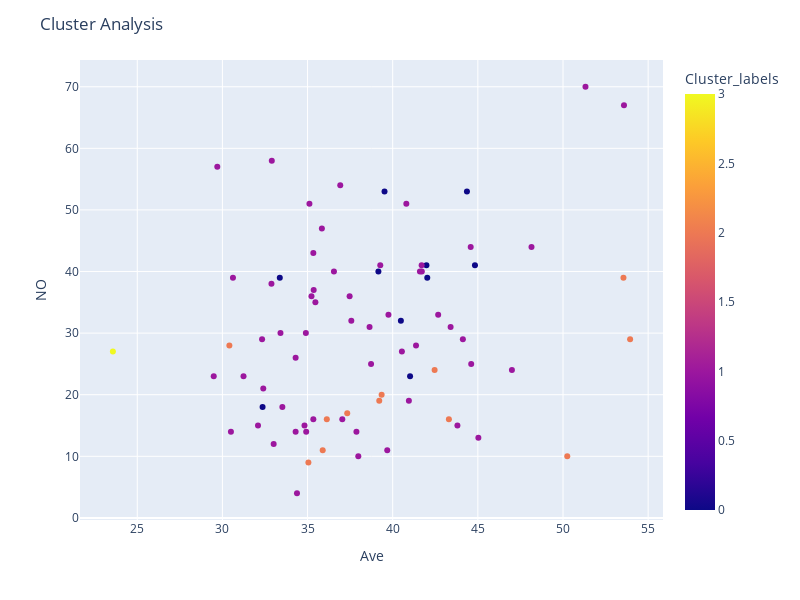
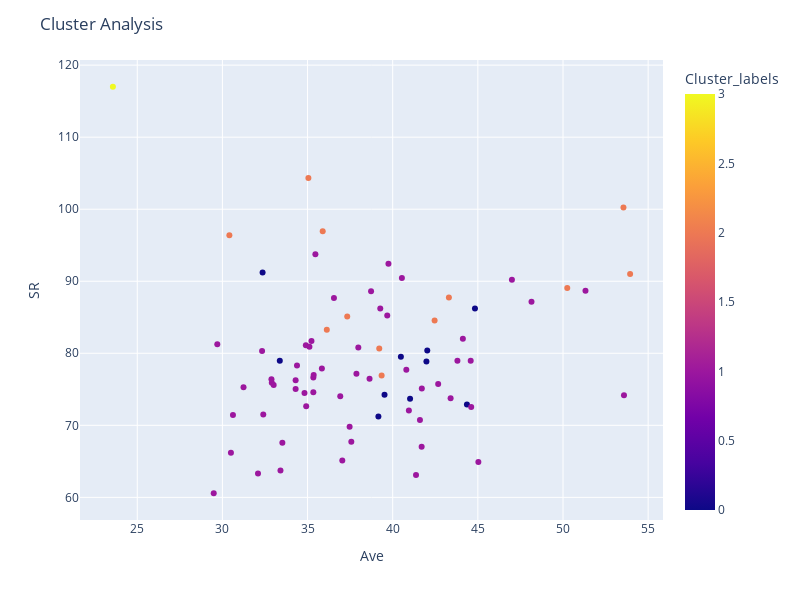
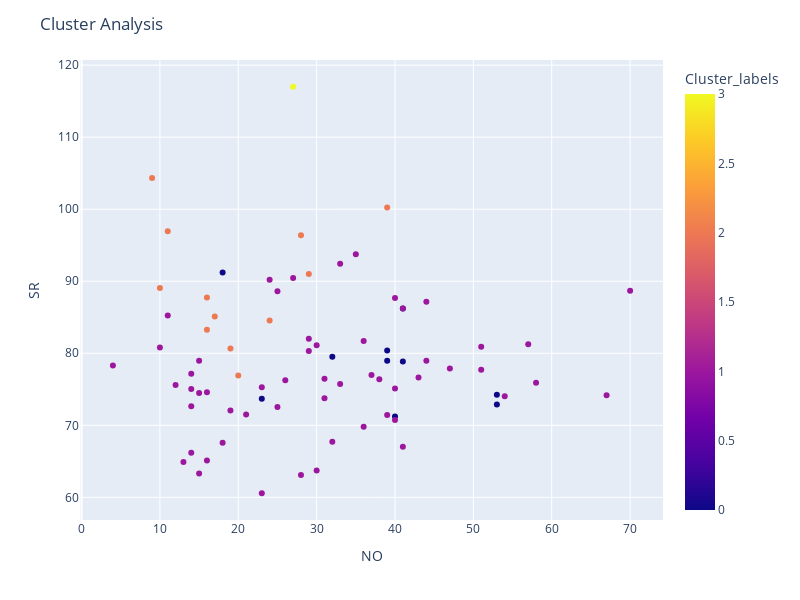

The code cell stored with these charts, in order, in its notebook:
### Code cell
import plotly.express as px

fig = px.scatter(df_hc, x='Ave', y='NO', color='Cluster_labels', color_discrete_sequence=px.colors.qualitative.Set1)
fig.update_layout(height=600, width=800, title='Cluster Analysis', showlegend=True)
fig.show()

fig = px.scatter(df_hc, x='Ave', y='SR', color='Cluster_labels', color_discrete_sequence=px.colors.qualitative.Set1)
fig.update_layout(height=600, width=800, title='Cluster Analysis', showlegend=True)
fig.show()

fig = px.scatter(df_hc, x='NO', y='SR', color='Cluster_labels', color_discrete_sequence=px.colors.qualitative.Set1)
fig.update_layout(height=600, width=800, title='Cluster Analysis', showlegend=True)
fig.show()

### Figure 1 — Plotly figure (JSON) as saved in the notebook; plotly's stock layout.template omitted (floating-point values rounded to 4 significant figures)
{"data": [{"hovertemplate": "Ave=%{x}<br>NO=%{y}<br>Cluster_labels=%{marker.color}<extra></extra>", "legendgroup": "", "marker": {"color": [0, 0, 0, 0, 0, 0, 0, 0, 0, 0, 1, 1, 2, 1, 1, 2, 1, 2, 2, 1, 1, 1, 1, 2, 2, 2, 2, 3, 1, 1, 1, 1, 1, 1, 2, 1, 1, 1, 1, 1, 1, 1, 1, 1, 1, 1, 1, 1, 1, 1, 2, 1, 1, 1, 1, 1, 1, 1, 1, 1, 1, 1, 1, 2, 1, 2, 1, 1, 1, 1, 1, 1, 1, 1, 1, 1, 1, 1, 1], "coloraxis": "coloraxis", "symbol": "circle"}, "mode": "markers", "name": "", "orientation": "v", "showlegend": false, "type": "scatter", "x": [44.83, 41.98, 42.03, 32.36, 33.37, 39.52, 44.36, 41.02, 39.16, 40.48, 39.27, 41.71, 35.89, 51.32, 36.92, 53.55, 34.9, 37.33, 39.21, 41.6, 36.55, 41.37, 37.57, 39.35, 35.05, 53.94, 36.13, 23.57, 32.4, 44.58, 32.9, 35.84, 41.7, 31.24, 50.25, 32.88, 34.92, 37.98, 53.58, 40.95, 35.34, 35.23, 47, 33.52, 32.33, 30.62, 44.12, 33.41, 34.3, 43.8, 30.41, 44.61, 37.04, 35.11, 33.01, 32.09, 42.67, 38.73, 35.34, 40.54, 34.38, 35.46, 38.64, 43.3, 48.15, 42.46, 37.87, 37.47, 40.8, 34.82, 39.68, 30.5, 34.3, 29.49, 45.03, 43.4, 35.36, 39.75, 29.7], "xaxis": "x", "y": [41, 41, 39, 18, 39, 53, 53, 23, 40, 32, 41, 40, 11, 70, 54, 39, 30, 17, 19, 40, 40, 28, 32, 20, 9, 29, 16, 27, 21, 44, 58, 47, 41, 23, 10, 38, 14, 10, 67, 19, 16, 36, 24, 18, 29, 39, 29, 30, 14, 15, 28, 25, 16, 51, 12, 15, 33, 25, 43, 27, 4, 35, 31, 16, 44, 24, 14, 36, 51, 15, 11, 14, 26, 23, 13, 31, 37, 33, 57], "yaxis": "y"}], "layout": {"coloraxis": {"colorbar": {"title": {"text": "Cluster_labels"}}, "colorscale": [[0, "#0d0887"], [0.1111, "#46039f"], [0.2222, "#7201a8"], [0.3333, "#9c179e"], [0.4444, "#bd3786"], [0.5556, "#d8576b"], [0.6667, "#ed7953"], [0.7778, "#fb9f3a"], [0.8889, "#fdca26"], [1, "#f0f921"]]}, "height": 600, "legend": {"tracegroupgap": 0}, "margin": {"t": 60}, "showlegend": true, "title": {"text": "Cluster Analysis"}, "width": 800, "xaxis": {"anchor": "y", "domain": [0, 1], "title": {"text": "Ave"}}, "yaxis": {"anchor": "x", "domain": [0, 1], "title": {"text": "NO"}}}}

### Figure 2 — Plotly figure (JSON) as saved in the notebook; plotly's stock layout.template omitted (floating-point values rounded to 4 significant figures)
{"data": [{"hovertemplate": "Ave=%{x}<br>SR=%{y}<br>Cluster_labels=%{marker.color}<extra></extra>", "legendgroup": "", "marker": {"color": [0, 0, 0, 0, 0, 0, 0, 0, 0, 0, 1, 1, 2, 1, 1, 2, 1, 2, 2, 1, 1, 1, 1, 2, 2, 2, 2, 3, 1, 1, 1, 1, 1, 1, 2, 1, 1, 1, 1, 1, 1, 1, 1, 1, 1, 1, 1, 1, 1, 1, 2, 1, 1, 1, 1, 1, 1, 1, 1, 1, 1, 1, 1, 2, 1, 2, 1, 1, 1, 1, 1, 1, 1, 1, 1, 1, 1, 1, 1], "coloraxis": "coloraxis", "symbol": "circle"}, "mode": "markers", "name": "", "orientation": "v", "showlegend": false, "type": "scatter", "x": [44.83, 41.98, 42.03, 32.36, 33.37, 39.52, 44.36, 41.02, 39.16, 40.48, 39.27, 41.71, 35.89, 51.32, 36.92, 53.55, 34.9, 37.33, 39.21, 41.6, 36.55, 41.37, 37.57, 39.35, 35.05, 53.94, 36.13, 23.57, 32.4, 44.58, 32.9, 35.84, 41.7, 31.24, 50.25, 32.88, 34.92, 37.98, 53.58, 40.95, 35.34, 35.23, 47, 33.52, 32.33, 30.62, 44.12, 33.41, 34.3, 43.8, 30.41, 44.61, 37.04, 35.11, 33.01, 32.09, 42.67, 38.73, 35.34, 40.54, 34.38, 35.46, 38.64, 43.3, 48.15, 42.46, 37.87, 37.47, 40.8, 34.82, 39.68, 30.5, 34.3, 29.49, 45.03, 43.4, 35.36, 39.75, 29.7], "xaxis": "x", "y": [86.23, 78.86, 80.39, 91.2, 78.96, 74.24, 72.89, 73.7, 71.24, 79.51, 86.23, 75.1, 96.94, 88.69, 74.02, 100.2, 81.13, 85.11, 80.67, 70.74, 87.67, 63.09, 67.72, 76.9, 104.3, 90.99, 83.26, 117, 71.49, 78.98, 75.91, 77.9, 67.01, 75.29, 89.05, 76.41, 72.64, 80.81, 74.16, 72.04, 74.59, 81.72, 90.2, 67.58, 80.3, 71.42, 82.03, 63.74, 75.03, 78.96, 96.37, 72.56, 65.13, 80.9, 75.58, 63.31, 75.74, 88.62, 76.63, 90.44, 78.31, 93.76, 76.47, 87.73, 87.16, 84.56, 77.16, 69.8, 77.73, 74.47, 85.25, 66.18, 76.24, 60.57, 64.92, 73.75, 76.98, 92.44, 81.25], "yaxis": "y"}], "layout": {"coloraxis": {"colorbar": {"title": {"text": "Cluster_labels"}}, "colorscale": [[0, "#0d0887"], [0.1111, "#46039f"], [0.2222, "#7201a8"], [0.3333, "#9c179e"], [0.4444, "#bd3786"], [0.5556, "#d8576b"], [0.6667, "#ed7953"], [0.7778, "#fb9f3a"], [0.8889, "#fdca26"], [1, "#f0f921"]]}, "height": 600, "legend": {"tracegroupgap": 0}, "margin": {"t": 60}, "showlegend": true, "title": {"text": "Cluster Analysis"}, "width": 800, "xaxis": {"anchor": "y", "domain": [0, 1], "title": {"text": "Ave"}}, "yaxis": {"anchor": "x", "domain": [0, 1], "title": {"text": "SR"}}}}

### Figure 3 — Plotly figure (JSON) as saved in the notebook; plotly's stock layout.template omitted (floating-point values rounded to 4 significant figures)
{"data": [{"hovertemplate": "NO=%{x}<br>SR=%{y}<br>Cluster_labels=%{marker.color}<extra></extra>", "legendgroup": "", "marker": {"color": [0, 0, 0, 0, 0, 0, 0, 0, 0, 0, 1, 1, 2, 1, 1, 2, 1, 2, 2, 1, 1, 1, 1, 2, 2, 2, 2, 3, 1, 1, 1, 1, 1, 1, 2, 1, 1, 1, 1, 1, 1, 1, 1, 1, 1, 1, 1, 1, 1, 1, 2, 1, 1, 1, 1, 1, 1, 1, 1, 1, 1, 1, 1, 2, 1, 2, 1, 1, 1, 1, 1, 1, 1, 1, 1, 1, 1, 1, 1], "coloraxis": "coloraxis", "symbol": "circle"}, "mode": "markers", "name": "", "orientation": "v", "showlegend": false, "type": "scatter", "x": [41, 41, 39, 18, 39, 53, 53, 23, 40, 32, 41, 40, 11, 70, 54, 39, 30, 17, 19, 40, 40, 28, 32, 20, 9, 29, 16, 27, 21, 44, 58, 47, 41, 23, 10, 38, 14, 10, 67, 19, 16, 36, 24, 18, 29, 39, 29, 30, 14, 15, 28, 25, 16, 51, 12, 15, 33, 25, 43, 27, 4, 35, 31, 16, 44, 24, 14, 36, 51, 15, 11, 14, 26, 23, 13, 31, 37, 33, 57], "xaxis": "x", "y": [86.23, 78.86, 80.39, 91.2, 78.96, 74.24, 72.89, 73.7, 71.24, 79.51, 86.23, 75.1, 96.94, 88.69, 74.02, 100.2, 81.13, 85.11, 80.67, 70.74, 87.67, 63.09, 67.72, 76.9, 104.3, 90.99, 83.26, 117, 71.49, 78.98, 75.91, 77.9, 67.01, 75.29, 89.05, 76.41, 72.64, 80.81, 74.16, 72.04, 74.59, 81.72, 90.2, 67.58, 80.3, 71.42, 82.03, 63.74, 75.03, 78.96, 96.37, 72.56, 65.13, 80.9, 75.58, 63.31, 75.74, 88.62, 76.63, 90.44, 78.31, 93.76, 76.47, 87.73, 87.16, 84.56, 77.16, 69.8, 77.73, 74.47, 85.25, 66.18, 76.24, 60.57, 64.92, 73.75, 76.98, 92.44, 81.25], "yaxis": "y"}], "layout": {"coloraxis": {"colorbar": {"title": {"text": "Cluster_labels"}}, "colorscale": [[0, "#0d0887"], [0.1111, "#46039f"], [0.2222, "#7201a8"], [0.3333, "#9c179e"], [0.4444, "#bd3786"], [0.5556, "#d8576b"], [0.6667, "#ed7953"], [0.7778, "#fb9f3a"], [0.8889, "#fdca26"], [1, "#f0f921"]]}, "height": 600, "legend": {"tracegroupgap": 0}, "margin": {"t": 60}, "showlegend": true, "title": {"text": "Cluster Analysis"}, "width": 800, "xaxis": {"anchor": "y", "domain": [0, 1], "title": {"text": "NO"}}, "yaxis": {"anchor": "x", "domain": [0, 1], "title": {"text": "SR"}}}}
